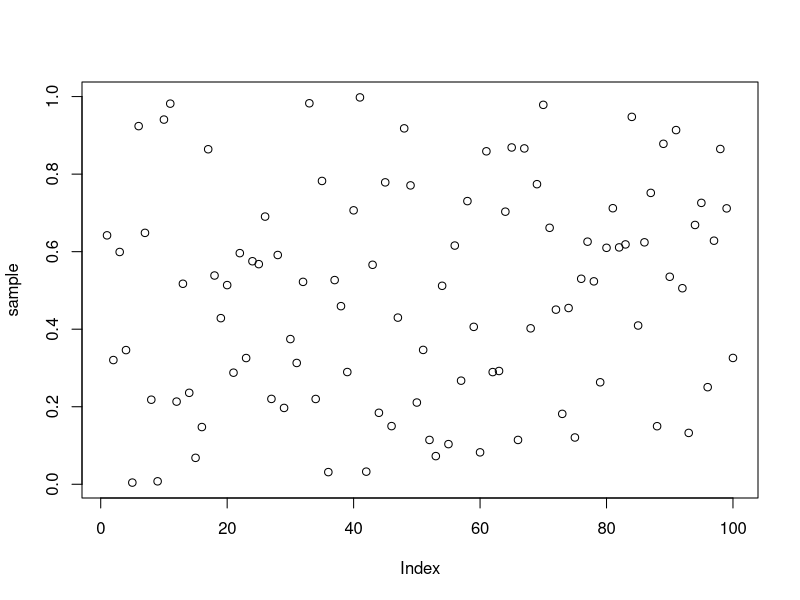
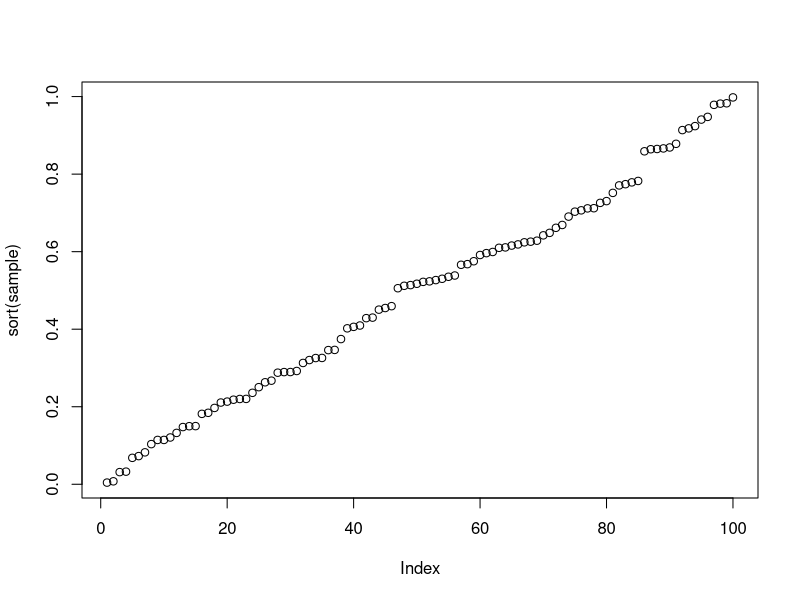
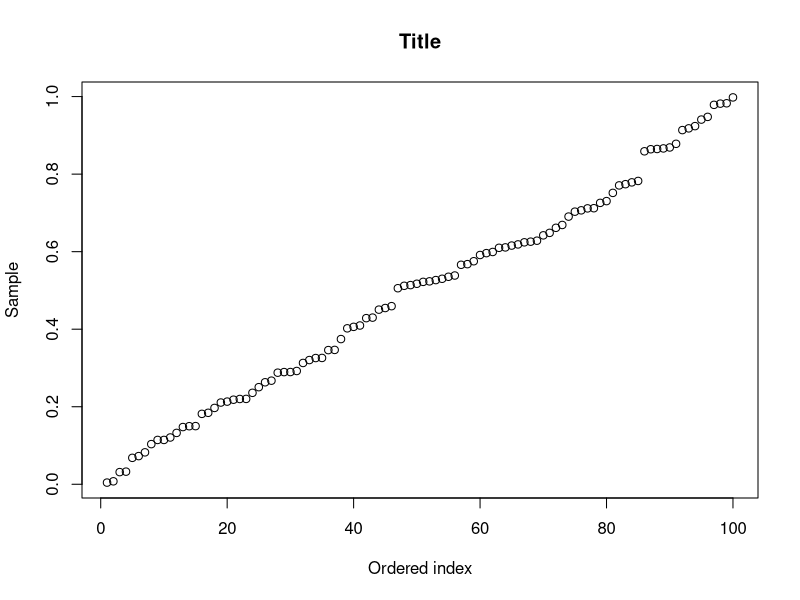
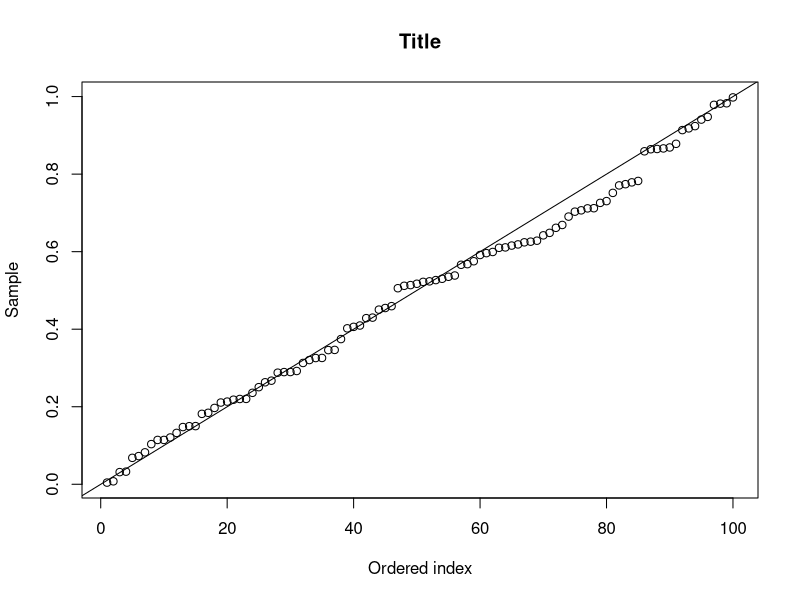
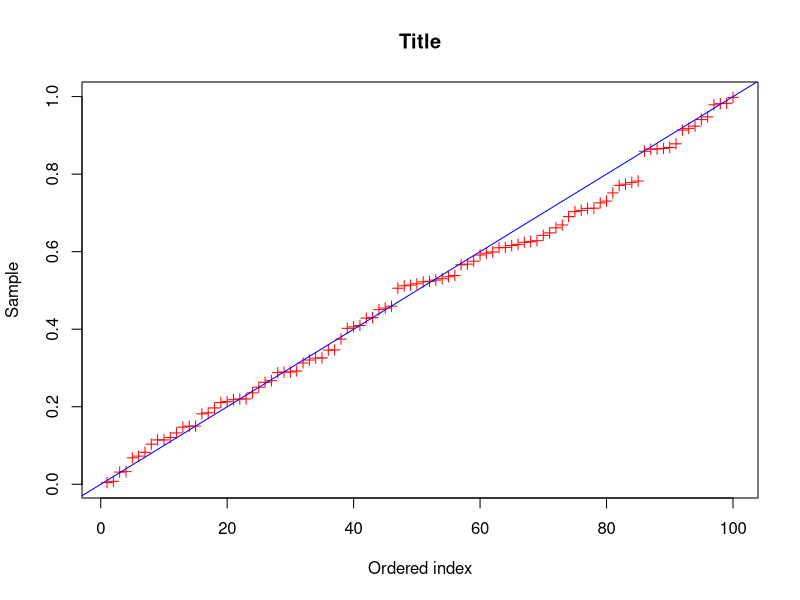
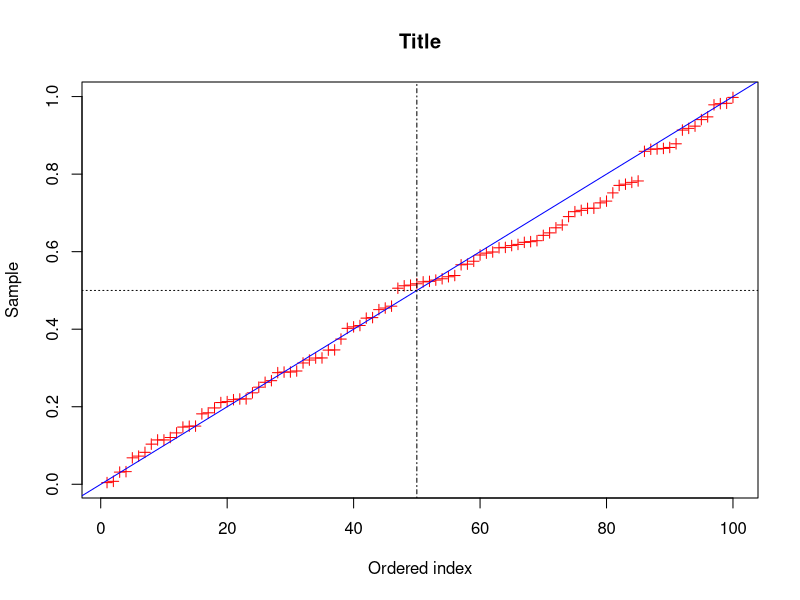
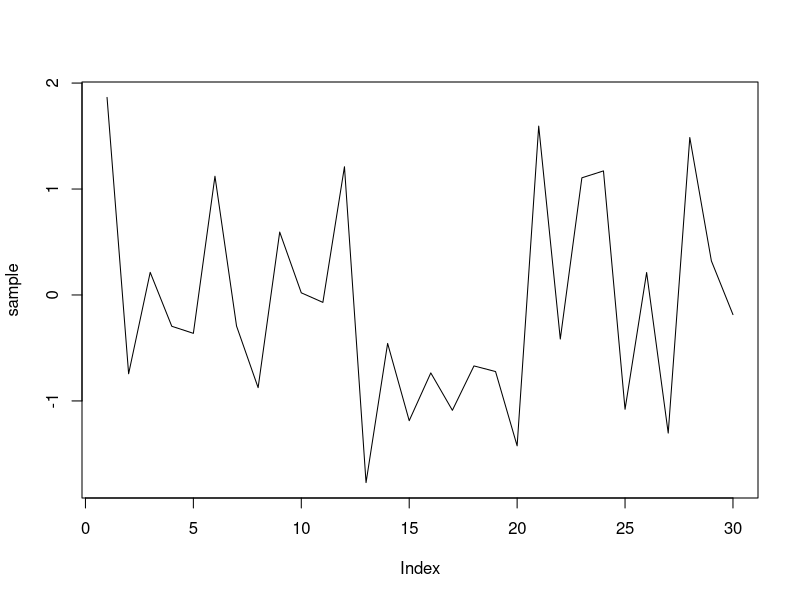
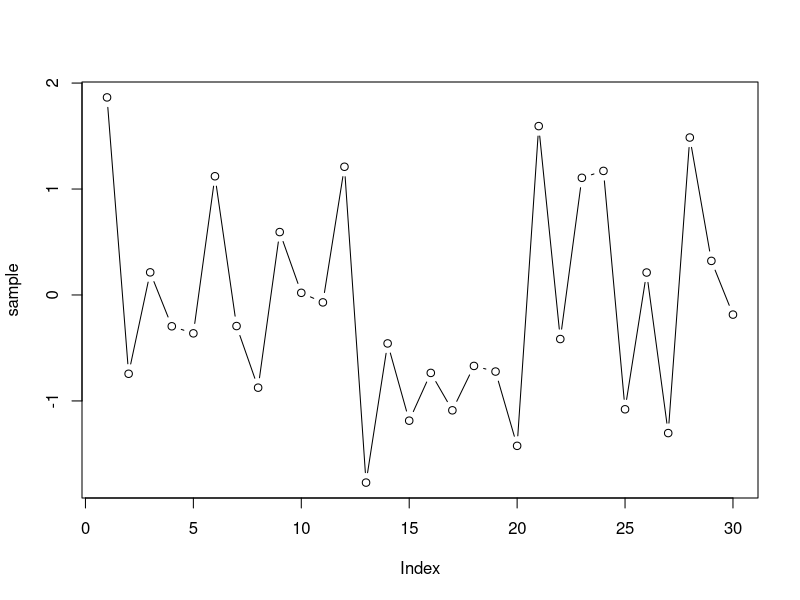

The R script that drew these images, in order:
## ---- chunk 1
##| Generating a sample
sample <- runif(n = 100, min = 0, max = 1)

###| Scatterplot
plot(sample)
## ---- chunk 2
###| Ordered sample scatter plot
plot(sort(sample))
## ---- chunk 3
###| x and y labels and title (called main) 
plot(sort(sample), xlab = "Ordered index", ylab = "Sample", main = "Title")
## ---- chunk 4
###| Using abline
plot(sort(sample), xlab = "Ordered index", ylab = "Sample", main = "Title")
abline(a = 0,b=0.01)
## ---- chunk 5
###| Aesthetics - colour and points
plot(sort(sample), xlab = "Ordered index", ylab = "Sample", main = "Title", 
     col = "red", pch = 3)        # we start a new line for readability :)
abline(a = 0,b=0.01, col = "blue")
## ---- chunk 6
###| Aesthetics - line
plot(sort(sample), xlab = "Ordered index", ylab = "Sample", main = "Title", 
     col = "red", pch = 3)
abline(a = 0,b=0.01, col = "blue") 
abline(h=0.5, col = "black", lwd = 1, lty = 3) # Note that h here is a horizontal line at sample = 0.5
abline(v=50, col = "black", lwd = 1, lty = 4)  # v here is a vertical line at index = 50
## ---- chunk 7
###| Generate sample
sample <- rnorm(n = 30, mean = 0, sd = 1)

###| Line graph
plot(sample, type = "l")
## ---- chunk 8
###| Line graph with points
plot(sample, type = "b")
## ---- chunk 9
###| Line graph aesthetics
plot(sample, type = "l", lwd = 2, lty = 3)
plot(sample, type = "b", lwd = 1, lty = 5, pch = 17, col = 3)
## ---- chunk 10
###| For reproducibility
set.seed(68)

###| Generate 2 samples
sample1 <- rnorm(n=30, mean = 0, sd = 1)
sample2 <- rnorm(n=30, mean = 0, sd = 2)

###| Line plot with multiple lines
plot(sample1, type = "l")
lines(sample2)
## ---- chunk 11
###| Line plot with multiple lines with limits
plot(sample1, type = "l", ylim = c(-4,4))
lines(sample2)
## ---- chunk 12
###| Line plot with multiple lines with limits
plot(sample1, type = "l", ylim = c(-4,4), col = "blue")
lines(sample2)
## ---- chunk 13
###| Line plot with multiple line types
plot(sample1, type = "l", ylim = c(-4,4), col = "blue")
lines(sample2, lty = 4, type = "b")
## ---- chunk 14
###| Sample
sample <- rnorm(n=200, mean = 0, sd =1)

###| Histogram
hist(sample)
## ---- chunk 15
###| Density graph
hist(sample, freq = FALSE)
hist(sample, prob = TRUE)
## ---- chunk 16
###| Set number of breaks
hist(sample, breaks = 10) # 10 boxes
hist(sample, breaks = 20) # 20 boxes

###| Different size boxes
hist(sample, breaks = c(min(sample),-1.5,0,0.5,1,max(sample))) 
      # need min and max to ensure range works
## ---- chunk 17
###| Labels and title
hist(sample, breaks = 20, xlab = "Sample", main = "Title")  
## ---- chunk 18
sample <- rnorm(n = 1000, mean = 0, sd = 1) # Increasing sample count

###| Density curve
hist(sample, prob = TRUE)
lines(density(sample))
## ---- chunk 19
###| Normal
seq <- seq(from = -3, to = 3, length = 1000)
norm_seq <- dnorm(seq(from = -3, to = 3, length = 1000), mean = 0, sd = 1)

###| Density curve
hist(sample, prob = TRUE, ylim = c(0,max(norm_seq)))
lines(density(sample))
lines(seq,norm_seq, col = "red",lwd = 2)
## ---- chunk 20
###| Normal
seq <- seq(from = -3, to = 3, length = 1000)
norm_seq <- dnorm(seq(from = -3, to = 3, length = 1000), mean = 0, sd = 1)

###| Density curve
hist(sample, prob = TRUE, ylim = c(0,max(norm_seq)))
lines(density(sample))
lines(seq,norm_seq, col = "red",lwd = 2)
legend(x = "topright", # position
       legend = c("Sample curve","Normal curve"),
       col = c("black","red"),
       lwd = c(1,2))
## ---- chunk 21
###| Generating a sample
sample <- rnorm(n = 100, mean = 5, sd = 2)

###| Boxplot
boxplot(sample)
## ---- chunk 22
###| Data frame
df <- data.frame("A" = rnorm(n = 10, mean = 0, sd = 1),
                 "B" = rnorm(n = 10, mean = 0, sd = 1),
                 "C" = rnorm(n = 10, mean = 0, sd = 1))

###| Box plot
boxplot(df)
## ---- chunk 23
###| Box plot with labels
boxplot(df, main = "Title", ylab = "Sample values", xlab = "Categories")
